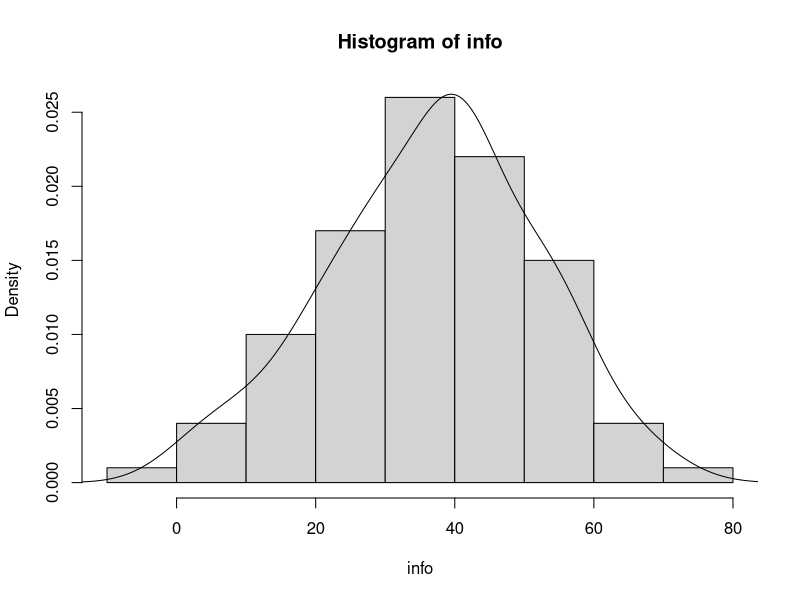
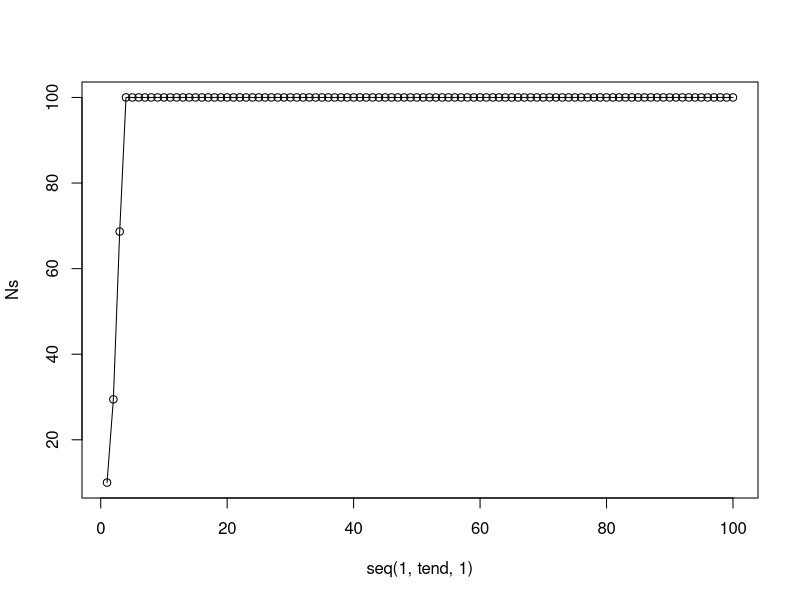

These charts were generated, in order, by the following R code:
#1
area_calculator <- function(diameter) return(pi*(0.5*diameter)*(0.5*diameter))
test <- area_calculator(c(3.4, 5.0 ,6.0, 7,8))
print(test)

#2
degrees_converter <- function(farenheit){
  celcius = (farenheit-32)*(5/9)
  print(paste(toString(farenheit), "Farenheit =", toString(round(celcius,1)), "Celsius"))
}
degrees_converter(3)

#3
norm <- rnorm(100, 35, 15)
information_maker <- function(info){
  mean = sum(info)/length(info)
  if (length(info)%%2 == 0){
    median = (info[length(info)/2]+info[length(info)/2+1])/2
  } else{
    median = info[(length(info)+1)/2]
  }
  range = c(min(info), max(info))
  
  hist(info,freq=FALSE)
  lines(density(info))
  print(c(mean,median,range))
  return(c(mean,median,range))
}
test1<-information_maker(norm)

#4
#lol I already did this in the last assignment
values <- rnorm(100,50,25)
median2 <- function(info){
  if (length(info)%%2 == 0){
    median = (info[length(info)/2]+info[length(info)/2+1])/2
  } else{
    median = info[(length(info)+1)/2]
  }
  print(median)
  return(median)
}

wow <- median2(values)

#5
ricker_model <- function(N0, r, K=100, tend){
  t=1
  Ns = list(N0)
  while(t< tend){
    Ns[t+1] = Ns[t]
    Ns[t+1] = Ns[[t]]*exp(r*(1-(Ns[[t]]/K)))
    t=t+1
  }
  plot(seq(1,tend,1),Ns)
  lines(seq(1,tend,1),Ns)
}

ricker_model(10,1.2,100,100)



